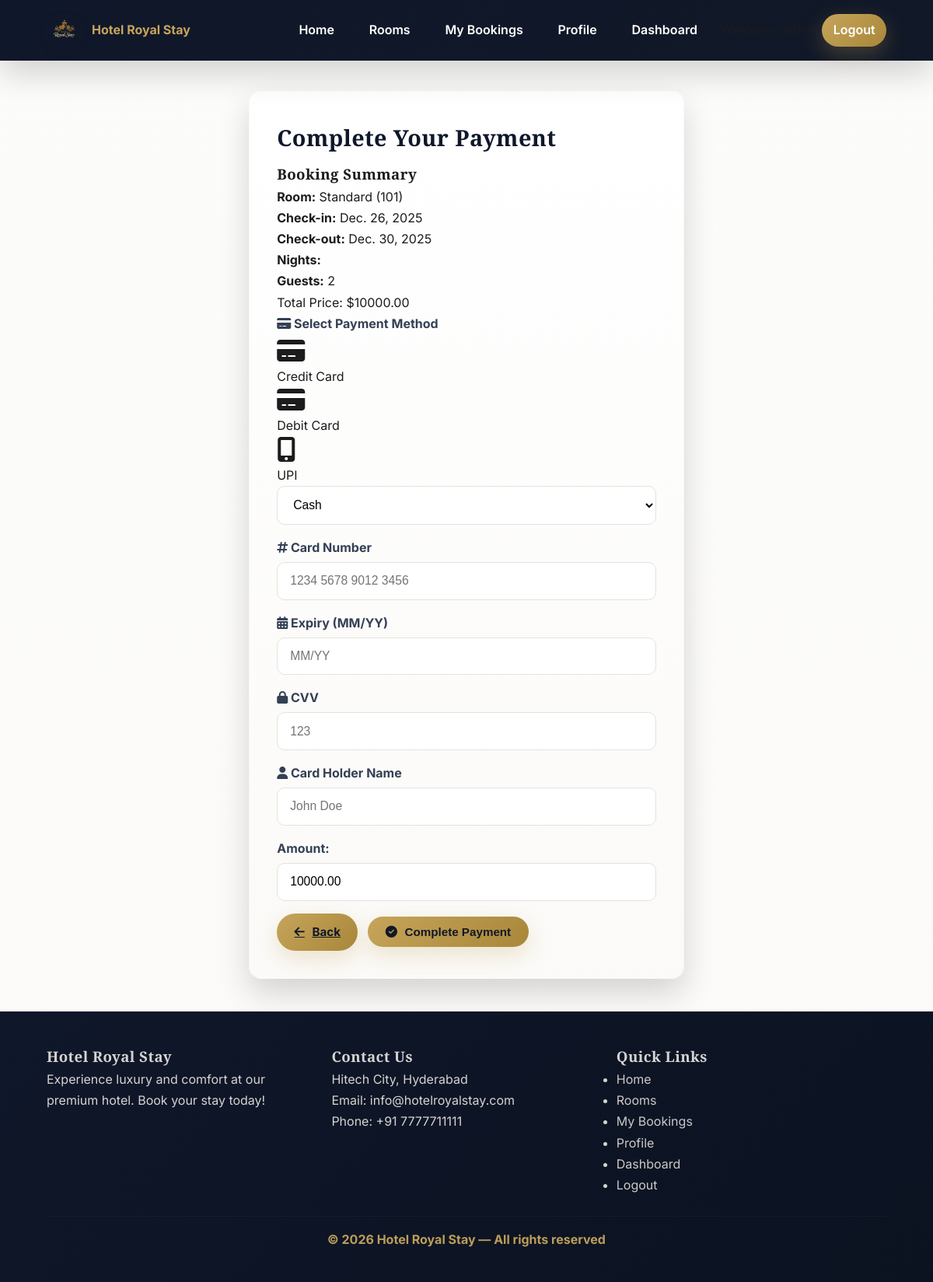
The app's page /payment/2/ (signed in) with its own data.
### hotel/models.py (models this page shows, shortened)
class Booking(models.Model):
    BOOKING_STATUS = [
        ('pending', 'Pending'),
        ('confirmed', 'Confirmed'),
        ('cancelled', 'Cancelled'),
        ('completed', 'Completed'),
    ]
    guest = models.ForeignKey(User, on_delete=models.CASCADE)
    room = models.ForeignKey(Room, on_delete=models.CASCADE)
    check_in_date = models.DateField()
    check_out_date = models.DateField()
    number_of_guests = models.PositiveIntegerField()
    total_price = models.DecimalField(max_digits=10, decimal_places=2)
    status = models.CharField(
        max_length=20,
        choices=BOOKING_STATUS,
        default="pending"
    )
    created_at = models.DateTimeField(auto_now_add=True)

class Room(models.Model):
    ROOM_STATUS = [
        ('available', 'Available'),
        ('occupied', 'Occupied'),
        ('maintenance', 'Maintenance'),
    ]
    room_number = models.CharField(max_length=10, unique=True)
    room_type = models.ForeignKey(RoomType, on_delete=models.CASCADE)
    floor_number = models.IntegerField()
    status = models.CharField(
        max_length=20,
        choices=ROOM_STATUS,
        default="available"
    )
    is_active = models.BooleanField(default=True)

class RoomType(models.Model):
    name = models.CharField(max_length=100)
    description = models.TextField()
    price_per_night = models.DecimalField(max_digits=10, decimal_places=2)
    capacity = models.PositiveIntegerField()
    amenities = models.TextField()
    image = models.ImageField(upload_to="room_types/", null=True, blank=True)
    is_active = models.BooleanField(default=True)

### hotel/views.py (the view)
# urls.py: path("payment/<int:booking_id>/", views.payment, name="payment"),
@login_required
def payment(request, booking_id):
    booking = get_object_or_404(Booking, id=booking_id, guest=request.user)
    if request.method == "POST":
        form = PaymentForm(request.POST)
        if form.is_valid():
            payment = form.save(commit=False)
            payment.booking = booking
            payment.transaction_id = str(uuid.uuid4())[:8]
            payment.status = "completed"
            payment.save()
            booking.status = "confirmed"
            booking.save()
            booking.room.status = "occupied"
            booking.room.save()
            messages.success(request, "Payment successful. Booking confirmed!")
            return redirect("booking_details", booking_id=booking.id)
    else:
        form = PaymentForm(initial={"amount": booking.total_price})
    return render(request, "hotel/payment.html", {
        "form": form,
        "booking": booking
    })

### hotel/forms.py (shortened to what this page needs)
class PaymentForm(forms.ModelForm):
    card_number = forms.CharField(
        max_length=16,
        min_length=16,
        required=False
    )
    expiry_date = forms.CharField(
        max_length=5,
        help_text="MM/YY",
        required=False
    )
    cvv = forms.CharField(
        max_length=3,
        min_length=3,
        required=False
    )
    class Meta:
        model = Payment
        fields = ["payment_method", "amount"]
        widgets = {
            "payment_method": forms.Select(attrs={"class": "form-control"}),
            "amount": forms.NumberInput(
                attrs={
                    "class": "form-control",
                    "readonly": "readonly"
                }
            ),
        }

### templates/hotel/payment.html (shortened to what this page needs)
{% extends "base.html" %}
{% block content %}
<div class="form-container">
    <h1 class="form-title">Complete Your Payment</h1>
    <div class="payment-info">
        <h3>Booking Summary</h3>
        <div class="payment-details">
            <div>
                <p><strong>Room:</strong>
                    {{ booking.room.room_type.name }} ({{ booking.room.room_number }})
                </p>
                <p><strong>Check-in:</strong> {{ booking.check_in_date }}</p>
                <p><strong>Check-out:</strong> {{ booking.check_out_date }}</p>
            </div>
            <div>
                <p><strong>Nights:</strong> {{ booking.nights }}</p>
                <p><strong>Guests:</strong> {{ booking.number_of_guests }}</p>
                <p class="price-highlight">
                    Total Price: ${{ booking.total_price }}
                </p>
            </div>
        </div>
    </div>
    <form method="post" class="payment-form" novalidate>
        <div class="form-group">
            <label>
                <i class="fas fa-credit-card"></i> Select Payment Method
            </label>
            <div class="payment-methods">
                <div class="method-option selected" data-method="credit_card">
                    <i class="fas fa-credit-card fa-2x"></i>
                    <p>Credit Card</p>
                </div>
                <div class="method-option" data-method="debit_card">
                    <i class="fas fa-credit-card fa-2x"></i>
                    <p>Debit Card</p>
                </div>
                <div class="method-option" data-method="upi">
                    <i class="fas fa-mobile-alt fa-2x"></i>
                    <p>UPI</p>
                </div>
                {{ form.payment_method }}
            </div>
        </div>
        <div id="card-details">
            <div class="form-group">
                <label for="card_number">
                    <i class="fas fa-hashtag"></i> Card Number
                </label>
                <input type="text" id="card_number" name="card_number"
                       class="form-control"
                       placeholder="1234 5678 9012 3456"
                       maxlength="19">
            </div>
            <div class="form-grid">
                <div class="form-group">
                    <label for="expiry_date">
                        <i class="fas fa-calendar-alt"></i> Expiry (MM/YY)
                    </label>
                    <input type="text" id="expiry_date" name="expiry_date"
                           class="form-control"
                           placeholder="MM/YY" maxlength="5">
                </div>
                <div class="form-group">
                    <label for="cvv">
                        <i class="fas fa-lock"></i> CVV
                    </label>
                    <input type="text" id="cvv" name="cvv"
                           class="form-control"
                           placeholder="123" maxlength="3">
                </div>
            </div>
            <div class="form-group">
                <label for="card_holder">
                    <i class="fas fa-user"></i> Card Holder Name
                </label>
                <input type="text" id="card_holder" name="card_holder"
                       class="form-control"
                       placeholder="John Doe">
            </div>
        </div>
        <div class="form-group">
            {{ form.amount.label_tag }}
            {{ form.amount }}
        </div>
        <div class="form-actions">
            <a href="{% url 'book_room' booking.room.id %}"
               class="btn btn-secondary">
                <i class="fas fa-arrow-left"></i> Back
            </a>
            <button type="submit" class="btn btn-success">
                <i class="fas fa-check-circle"></i> Complete Payment
            </button>
        </div>
    </form>
</div>
{% endblock %}

### static/css/style.css (style rules this page uses)
* { margin: 0; padding: 0; box-sizing: border-box; }
:root { --primary:#c6a55b; --primary-dark:#a8873a; --secondary:#0f172a; --luxury-dark:#1c1c1c; --light:#faf9f7; --border:#e4e2de; --shadow-soft: 0 8px 24px rgba(16,24,40,0.06); --shadow-deep: 0 18px 40px rgba(0,0,0,0.16); }
body { font-family:"Inter",sans-serif; background: linear-gradient(180deg,#fcfcfb,#fbfaf8); color:var(--luxury-dark); line-height:1.7; -webkit-font-smoothing:antialiased; -moz-osx-font-smoothing:grayscale; }
h1,h2,h3 { font-family:"Playfair Display",serif; letter-spacing:0.4px; }
.btn { display:inline-flex; align-items:center; gap:.6rem; padding:.7rem 1.4rem; border-radius:30px; border:none; cursor:pointer; font-weight:700; color:#111827; background: linear-gradient(135deg,var(--primary),var(--primary-dark)); box-shadow: 0 10px 28px rgba(198,165,91,0.28); transition: transform .18s ease, box-shadow .18s ease; }
.form-container { max-width:560px; margin:2.4rem auto; background: linear-gradient(180deg,#ffffff,#fbfaf8); padding:2.2rem; border-radius:16px; box-shadow: var(--shadow-deep); border:1px solid rgba(196,165,91,0.06); }
.form-title { font-family:"Playfair Display", serif; font-size:1.8rem; color:var(--secondary); margin-bottom:.4rem; }
.form-group { margin-bottom:1rem; position:relative; }
.form-group label { font-weight:700; display:block; margin-bottom:.3rem; color:#344054; }
.form-control { width:100%; padding:.9rem 1rem; border-radius:10px; border:1.6px solid var(--border); background:#fff; transition:box-shadow .18s, border-color .18s, transform .18s; font-size:0.98rem; }
.form-actions { display:flex; gap: .8rem; align-items:center; margin-top: .6rem; }
.form-actions .btn { font-size:0.95rem; }

### records on screen
Booking: room.room_type.name "Standard", room.room_number "101", check_in_date "Dec. 26, 2025", check_out_date "Dec. 30, 2025", number_of_guests "2", total_price "10000.00"
